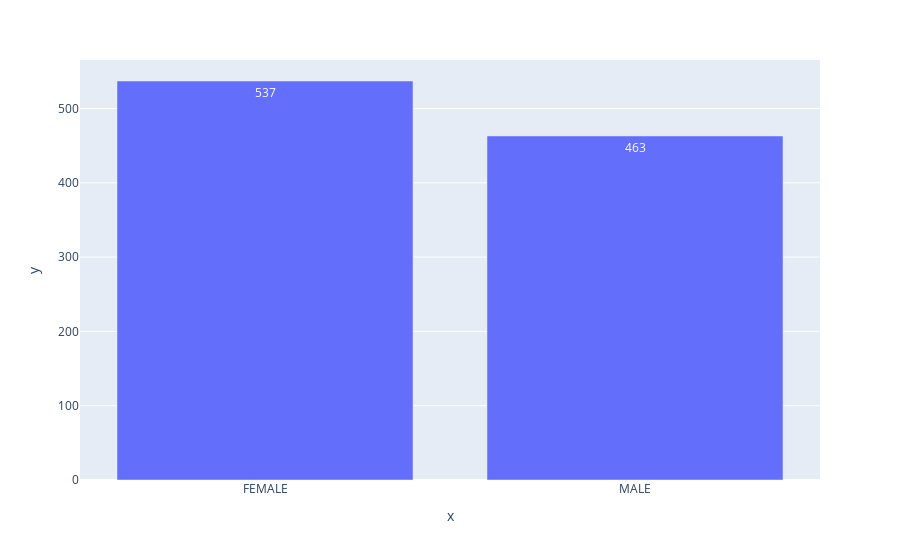

The cell this chart's notebook holds for it:
### Code cell
px.bar(x=insured_sex_count['insured_sex'],y=insured_sex_count['Count'],text=insured_sex_count['Count'])

### Figure 1 — Plotly figure (JSON) as saved in the notebook; plotly's stock layout.template omitted (floating-point values rounded to 4 significant figures)
{"data": [{"alignmentgroup": "True", "hovertemplate": "x=%{x}<br>y=%{y}<br>text=%{text}<extra></extra>", "legendgroup": "", "marker": {"color": "#636efa", "pattern": {"shape": ""}}, "name": "", "offsetgroup": "", "orientation": "v", "showlegend": false, "text": [537, 463], "textposition": "auto", "type": "bar", "x": ["FEMALE", "MALE"], "xaxis": "x", "y": [537, 463], "yaxis": "y"}], "layout": {"autosize": true, "barmode": "relative", "legend": {"tracegroupgap": 0}, "margin": {"t": 60}, "xaxis": {"anchor": "y", "autorange": true, "domain": [0, 1], "range": [-0.5, 1.5], "title": {"text": "x"}, "type": "category"}, "yaxis": {"anchor": "x", "autorange": true, "domain": [0, 1], "range": [0, 565.3], "title": {"text": "y"}, "type": "linear"}}}
